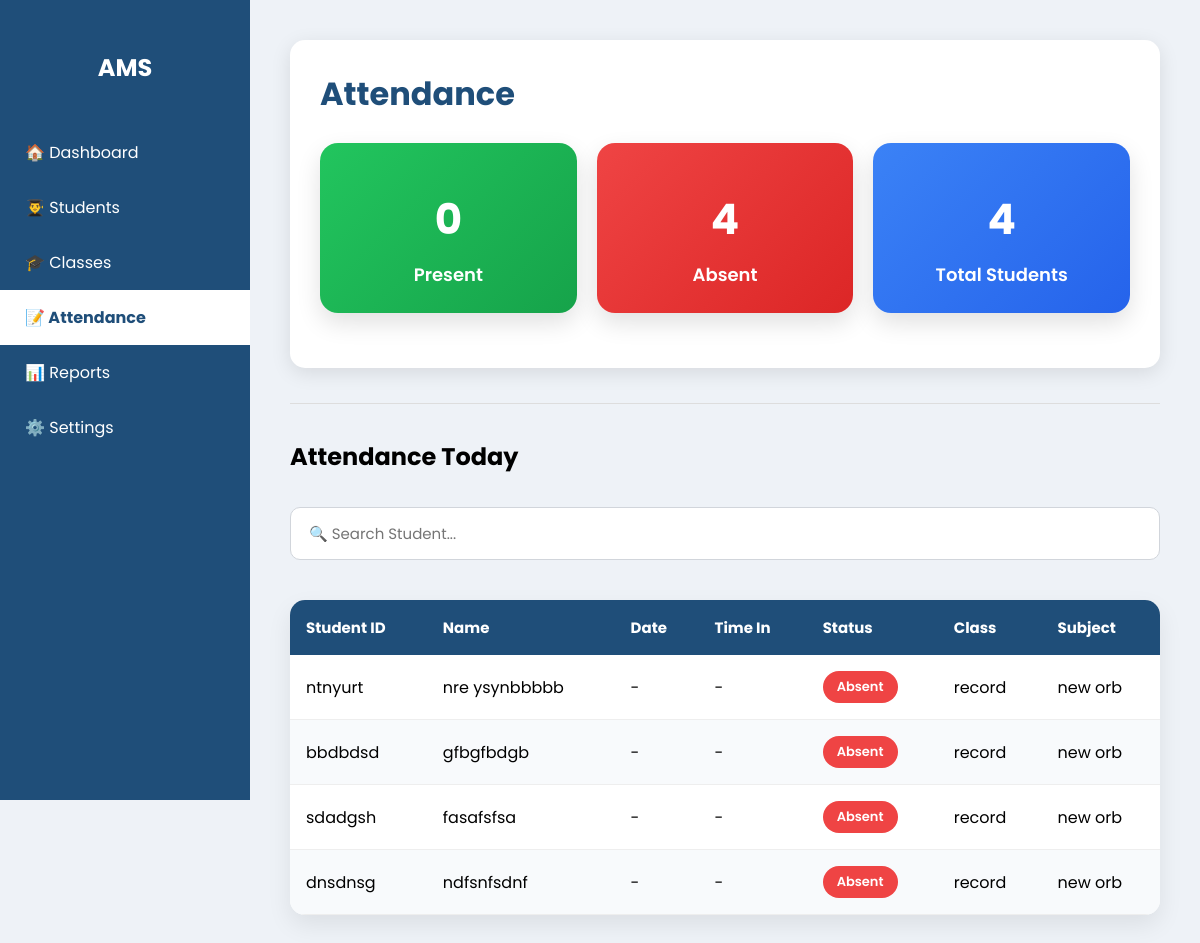
/pages/attendance.php?class_id=8, run on the app's committed database.
### tables this page shows
CREATE TABLE `students` (
  `id` int(11) NOT NULL,
  `student_id` varchar(20) NOT NULL,
  `fullname` varchar(100) NOT NULL,
  `course` varchar(50) NOT NULL,
  `section_id` int(11) NOT NULL,
  `qr_code` varchar(100) NOT NULL,
  `is_deleted` tinyint(1) DEFAULT 0,
  `photo` varchar(255) DEFAULT NULL
);

CREATE TABLE `classes` (
  `id` int(11) NOT NULL,
  `class_name` varchar(100) NOT NULL,
  `section_id` int(11) NOT NULL,
  `subject` varchar(100) NOT NULL,
  `instructor` varchar(100) DEFAULT NULL,
  `day_of_week` varchar(20) DEFAULT NULL,
  `start_time` time DEFAULT NULL,
  `end_time` time DEFAULT NULL,
  `class_date` date NOT NULL
);

### pages/attendance.php (the view, shortened to what this page needs)
<?php
include "../includes/config.php";
$selectedClass = isset($_GET['class_id']) ? (int)$_GET['class_id'] : 0;
?>
<!DOCTYPE html>
<html lang="en">
<head>
<link rel="stylesheet" href="../css/style.css">
<link rel="stylesheet" href="../css/attendance.css">
</head>
<body>
<div class="sidebar">
    <h2>AMS</h2>
    <a href="../OJT Projects.php">🏠 Dashboard</a>
    <a href="students.php">👨‍🎓 Students</a>
    <a href="classes.php">🎓 Classes</a>
    <a href="attendance.php" class="active">📝 Attendance</a>
    <a href="reports.php">📊 Reports</a>
    <a href="#">⚙️ Settings</a>
</div>
<div class="main-content">
<div class="container">
<h1>Attendance</h1>
<?php
$class_id = isset($_GET['class_id']) ? (int)$_GET['class_id'] : 0;
$totalStudents = mysqli_fetch_assoc(mysqli_query($conn,"
SELECT COUNT(*) total
FROM students
WHERE section_id = (
    SELECT section_id
    FROM classes
    WHERE id='$class_id'
)
"));
$present = mysqli_fetch_assoc(mysqli_query($conn,"
SELECT COUNT(*) total
FROM attendance
WHERE attendance_date = CURDATE()
AND class_id='$class_id'
"));
$absent = $totalStudents['total'] - $present['total'];
$filter = isset($_GET['filter']) ? $_GET['filter'] : "all";
?>
<?php
if($selectedClass == 0){
?>
<?php
$result = mysqli_query($conn,"
SELECT
classes.*,
sections.section_name
FROM classes
LEFT JOIN sections
ON classes.section_id = sections.id
ORDER BY classes.class_name
");
?>
<div class="attendance-grid">
<?php while($row = mysqli_fetch_assoc($result)){ ?>
<div class="attendance-card">
    <h3><?= $row['class_name']; ?></h3>
    <p><strong>Section:</strong> <?= $row['section_name']; ?></p>
    <p><strong>Subject:</strong> <?= $row['subject']; ?></p>
    <p><strong>Day:</strong> <?= $row['day_of_week']; ?></p>
    <p>
        <strong>Time:</strong>
        <?= date("h:i A", strtotime($row['start_time'])) ?>
        -
        <?= date("h:i A", strtotime($row['end_time'])) ?>
    </p>
    <a href="attendance.php?class_id=<?= $row['id']; ?>" class="btn-attendance">
        View Attendance
    </a>
</div>
<?php } ?>
</div>
<?php
}else{
?>
<div class="attendance-summary">
<a href="attendance.php?class_id=<?= $class_id ?>&filter=present" class="summary-card present">
<h2><?= $present['total']; ?></h2>
<p>Present</p>
</a>
<a href="attendance.php?class_id=<?= $class_id ?>&filter=absent" class="summary-card absent">
<h2><?= $absent; ?></h2>
<p>Absent</p>
</a>
<a href="attendance.php?class_id=<?= $class_id ?>&filter=all" class="summary-card total">
<h2><?= $totalStudents['total']; ?></h2>
<p>Total Students</p>
</a>
</div>
</div>
<hr>
<h2>Attendance Today</h2>
<div class="search-box">
<input
type="text"
id="searchAttendance"
placeholder="🔍 Search Student..."
style="margin-bottom:20px;width:100%;">
<table id="attendanceTable" class="attendance-table">
<thead>
<tr>
<th>Student ID</th>
<th>Name</th>
<th>Date</th>
<th>Time In</th>
<th>Status</th>
<th>Class</th>
<th>Subject</th>
</tr>
</thead>
<?php
if(isset($_GET['class_id']) && $_GET['class_id']!=""){
    $class_id = intval($_GET['class_id']);
}
if($filter=="present"){
$sql = mysqli_query($conn,"
SELECT
attendance.*,
students.fullname,
classes.class_name,
classes.subject
FROM attendance
INNER JOIN students
ON attendance.student_id=students.student_id
INNER JOIN classes
ON attendance.class_id=classes.id
WHERE attendance.attendance_date=CURDATE()
AND attendance.class_id='$class_id'
ORDER BY attendance.time_in DESC
");
}else{
$sql = mysqli_query($conn,"
SELECT
students.student_id,
students.fullname,
attendance.attendance_date,
attendance.time_in,
attendance.status,
classes.class_name,
classes.subject
FROM students
INNER JOIN classes
ON students.section_id = classes.section_id
LEFT JOIN attendance
ON students.student_id = attendance.student_id
AND attendance.class_id = classes.id
AND attendance.attendance_date = CURDATE()
WHERE classes.id='$class_id'
ORDER BY attendance.time_in DESC
");
}
?>
<tbody>
<?php while($row = mysqli_fetch_assoc($sql)){ ?>
<tr>
    <td><?= $row['student_id']; ?></td>
    <td><?= $row['fullname']; ?></td>
    <?php if($filter == "absent"){ ?>
        <td>-</td>
        <td>-</td>
        <td>
            <span class="status-absent">
                Absent
            </span>
        </td>
        <td>-</td>
        <td>-</td>
    <?php }else{ ?>
        <td>
<?php
if($row['attendance_date']){
    echo date("F d, Y", strtotime($row['attendance_date']));
}else{
    echo "-";
}
?>
</td>
<td>
<?php
if($row['time_in']){
    echo date("h:i A", strtotime($row['time_in']));
}else{
    echo "-";
}
?>
</td>
<td>
<?php if($row['status']){ ?>
<span class="status-present">
    <?= $row['status']; ?>
</span>
<?php }else{ ?>
<span class="status-absent">
    Absent
</span>
<?php } ?>
</td>
        <td><?= $row['class_name']; ?></td>
        <td><?= $row['subject']; ?></td>
    <?php } ?>
</tr>
<?php } ?>
</tbody>
</table>
</div>
</div>
<?php
}
?>
</body>
</html>

### css/style.css (style rules this page uses)
* { margin:0; padding:0; box-sizing:border-box; font-family:'Poppins',sans-serif; }
body { background:#eef2f7; }
.sidebar { position:fixed; left:0; top:0; width:250px; height:100vh; background:#1f4e79; padding-top:30px; }
.sidebar h2 { text-align:center; color:#fff; margin-bottom:40px; }
.sidebar a { display:block; color:#fff; text-decoration:none; padding:15px 25px; font-size:16px; transition:.3s; }
.sidebar .active { background:#fff; color:#1f4e79; font-weight:bold; }
.main-content { margin-left:250px; padding:40px; }
.container { background:#fff; padding:30px; border-radius:15px; box-shadow:0 5px 20px rgba(0,0,0,.1); }
h1 { color:#1f4e79; margin-bottom:20px; }
h2 { margin:20px 0 15px; }
hr { margin:30px 0; }
input, select { padding:12px; margin-top:8px; border:1px solid #ccc; border-radius:8px; font-size:15px; }
table { width:100%; border-collapse:collapse; margin-top:20px; }
table th { background:#1f4e79; color:#fff; padding:12px; }
table td { padding:12px; border-bottom:1px solid #ddd; }
table tr:nth-child(even) { background:#f8f9fa; }

### css/attendance.css (style rules this page uses)
* { box-sizing:border-box; }
.container h1 { color:#1f4e79; margin-bottom:20px; }
.attendance-summary { display:flex; gap:20px; flex-wrap:wrap; margin:25px 0; }
.summary-card { flex:1; min-width:220px; padding:25px; border-radius:18px; text-align:center; text-decoration:none; color:#fff; transition:.3s; box-shadow:0 10px 25px rgba(0,0,0,.12); }
.summary-card h2 { font-size:42px; margin-bottom:10px; }
.summary-card p { font-size:18px; font-weight:600; }
.present { background:linear-gradient(135deg,#22c55e,#16a34a); }
.absent { background:linear-gradient(135deg,#ef4444,#dc2626); }
.total { background:linear-gradient(135deg,#3b82f6,#2563eb); }
.search-box { margin:25px 0; }
.search-box input { width:100%; padding:14px 18px; border:1px solid #d1d5db; border-radius:10px; font-size:15px; transition:.3s; }
.attendance-table { width:100%; border-collapse:collapse; background:#fff; border-radius:15px; overflow:hidden; box-shadow:0 10px 25px rgba(0,0,0,.08); }
.attendance-table th { background:#1f4e79; color:#fff; padding:16px; font-size:15px; text-align:left; }
.attendance-table td { padding:16px; border-bottom:1px solid #eee; }
.attendance-table tr:nth-child(even) { background:#f8fafc; }
.status-present, .status-absent { display:inline-block; padding:6px 14px; border-radius:25px; color:#fff; font-size:13px; font-weight:600; }
.status-absent { background:#ef4444; }
hr { border:none; height:1px; background:#ddd; margin:35px 0; }

### data on the page
students: student "ntnyurt", fullname "nre ysynbbbbb", classes.class_name "record", classes.subject "new orb"
students: student "bbdbdsd", fullname "gfbgfbdgb", classes.class_name "record", classes.subject "new orb"
students: student "sdadgsh", fullname "fasafsfsa", classes.class_name "record", classes.subject "new orb"
students: student "dnsdnsg", fullname "ndfsnfsdnf", classes.class_name "record", classes.subject "new orb"

### other printed values
$present['total'] "0"
$absent "4"
$totalStudents['total'] "4"
